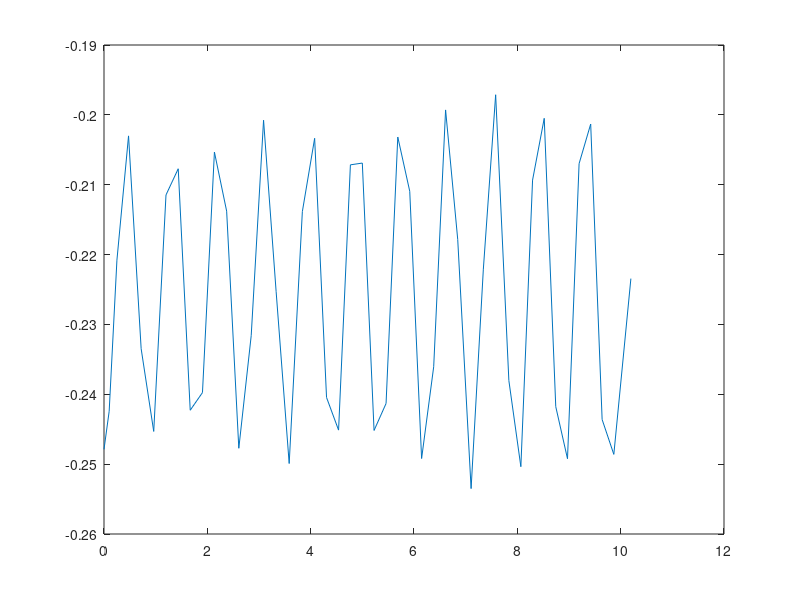
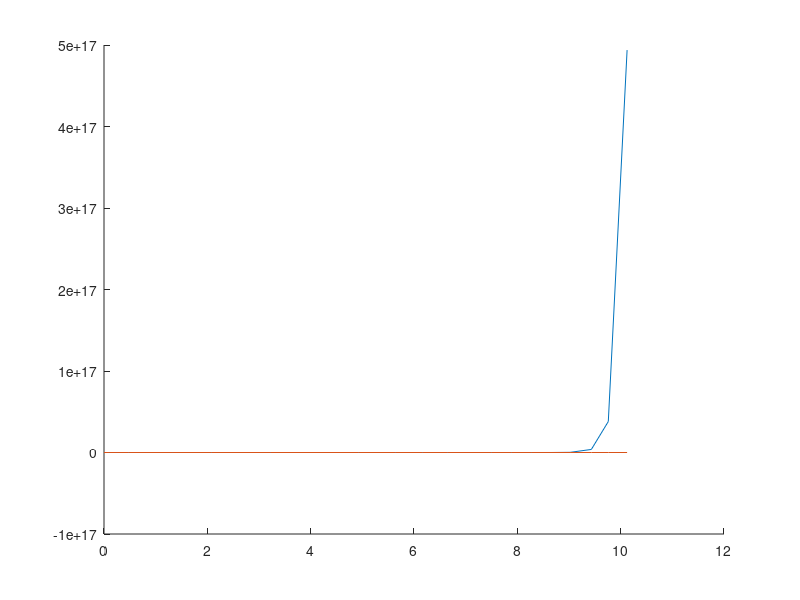

The MATLAB script that drew these images, in order:
function coop_11_4()
    %%% change these!
    ti = 0;
    tf = 10;
    %struct values
    m = 1;
    I = 1;
    g = -9.81;
    ks = [10;10;10;10;10;10;10;10;];
    l0s = [0.5;0.5;0.5;0.5;0.5;0.5;0.5;0.5;];
    Pw = [1,1;-1,1;-1.5,0.5;-1.5,-0.5;-1,-1;1,-1;1.5,-0.5;1.5,0.5;]';
    Pb = [1,0.5;-1,0.5;-1,0.5;-1,-0.5;-1,-0.5;1,-0.5;1,-0.5;1,0.5;]';
    %start condition
    x0 = 0;
    y0 = -0.2253;
    theta0 = 0;
    vx0 = 0;
    vy0 = 0;
    vtheta0 = 0;

    %%%don't change these!
    %set up for integration
    box_params = struct_maker(m,I,g,ks,l0s,Pw,Pb);
    my_rate_func = @(t_in,V_in) box_rate_func(t_in,V_in,box_params);
    Veq_approx = [x0;y0;theta0;vx0;vy0;vtheta0];
    tspan = [ti,tf];
    DormandPrince = makedp();

    %linearized sim
    eqFUN = @(V_in) box_rate_func(0,V_in,box_params);
    [Veq, it, flag, glist] = multi_newton_solver(eqFUN, Veq_approx, 1e-14, 1e-14, 200, 1);
    J_approx = approximate_jacobian(eqFUN, Veq);
    Q = - J_approx(4:6,1:3);
    my_linear_rate = @(t_in,V_in) J_approx*(V_in-V_eq);

    epsilon = 1e-1;
    V0 = Veq + epsilon*Veq_approx;
    
    %integration
    h0 = 0.1;
    des_err = 10^-2.5;
    [t_list,X_list,h_avg, num_evals, fail_rate, h_rec] = explicit_RK_variable_step_integration(my_rate_func, tspan, V0, h0, DormandPrince, 5, des_err);
    plot(t_list, X_list(2,:))

    [V_mat,D_mat] = eig(Q);

    mode_index = 3;
    %mode shape
    U_mode = V_mat(:,mode_index);
    omega_n = sqrt(-D_mat(mode_index,mode_index));
    %small number
    epsilon = 10e-14;
    V0 = Veq + epsilon*[U_mode;0;0;0];
    %run the integration of nonlinear system
    [t_list,X_list,h_avg, num_evals, fail_rate, h_rec] = explicit_RK_variable_step_integration(my_rate_func, tspan, V0, h0, DormandPrince, 5, des_err);

    x_modal = Veq(1)+epsilon*U_mode(1)*cos(omega_n*t_list);
    y_modal = Veq(2)+epsilon*U_mode(2)*cos(omega_n*t_list);
    theta_modal = Veq(3)+epsilon*U_mode(3)*cos(omega_n*t_list);
    figure
    hold on
    plot(t_list,y_modal)
    plot(t_list, X_list(2,:))
end

function box_params = struct_maker(m,I,g,ks,l0s,Pw,Pb)
    box_params = struct();
    box_params.m = m;
    box_params.I = I;
    box_params.g = g;
    box_params.k_list = ks;
    box_params.l0_list = l0s;
    box_params.P_world = Pw;
    box_params.P_box = Pb;
end

function F = compute_spring_force(k,l0,PA,PB)
    %current length of the spring
    l = norm(PB-PA);
    %unit vector pointing from PA to PB
    e_s = (PB-PA)/l;
    %Force exerted by spring at point B
    F = -k.*(l-l0).*e_s;
end

function Plist_world = compute_rbt(x,y,theta,Plist_box)
    rc = [x;y;];
    R = [cosd(theta), -sind(theta); sind(theta), cosd(theta);];
    [~,N] = size(Plist_box);
    offset = repmat(rc,1,N);
    Plist_world = R*Plist_box+offset;
end

function [ax,ay,atheta] = compute_accel(x,y,theta,box_params)
    rc = [x;y;0];
    m = box_params.m;
    ks = box_params.k_list;
    g = box_params.g;
    l0s = box_params.l0_list;
    num_s = length(ks);
    Fs = zeros(2, num_s);
    Ts = zeros(1, num_s);
    Pb_world = compute_rbt(x,y,theta,box_params.P_box);
    Pm_world = box_params.P_world;
    for i = 1:num_s
        Pm = [Pm_world(:,i);0];
        Pb = [Pb_world(:,i);0];
        F = compute_spring_force(ks(i),l0s(i),Pm,Pb);
        T = cross((Pb-rc), F);
        Fs(:, i) = F(1:2);
        Ts(i) = T(3);
    end
    gvec = [0;g];
    axy = gvec+1/m.*sum(Fs,2);
    ax = axy(1);
    ay = axy(2);
    atheta = sum(Ts)/box_params.I;
end

function dVdt = box_rate_func(t,V,box_params)
    x=V(1); y=V(2); theta=V(3);
    dxdt=V(4); dydt=V(5); dthetadt=V(6);
    [ax,ay,atheta] = compute_accel(x,y,theta,box_params);
    dVdt = [dxdt;dydt;dthetadt;ax;ay;atheta;];
end


%%%numerical integrator
function [XB1, XB2, num_evals] = RK_step_embedded(rate_func_in,t,XA,h,BT_struct)
    as = BT_struct.A;
    bs = BT_struct.B;
    cs = BT_struct.C;
    s = length(cs);
    m = length(XA);
    ks = zeros(m, s);
    for i = 1:s
        SUMak = ks*(as(i,:)');
        ki = rate_func_in((t+cs(i)*h), (XA+h*SUMak));
        ks(:, i) = ki;
    end
    SUMbk1 = ks*bs(1,:)';
    SUMbk2 = ks*bs(2,:)';
    XB1 = XA + h*SUMbk1;
    XB2 = XA + h*SUMbk2;
    num_evals = s;
end

function [XB, num_evals, h_next, redo] = explicit_RK_variable_step(rate_func_in,t,XA,h,BT_struct,p,error_desired)
    alpha = 1.5;

    redo = false;
    [XB1, XB2, num_evals] = RK_step_embedded(rate_func_in,t,XA,h,BT_struct);
    epsc = norm(XB1-XB2);
    temp = (error_desired/epsc).^(1/p);
    h_next = min(0.9*temp, alpha)*h;
    XB = XB1;
    if error_desired < epsc
        redo = true;
    end
end

function [t_list, X_list, h_avg, num_fails, num_evals, h_rec] = variable_step_integration(rate_func_in, step_func, tspan, X0, h_ref, BT_struct, p, error_desired)
    ti = tspan(1); tf = tspan(2);
    N  = ceil((tf - ti)/h_ref); h = (tf - ti)/N;
    nx = numel(X0); 
    t_list = 1; t_list(1) = ti;
    X_list = zeros(nx, 1); X_list(:,1) = X0;
    num_evals = 0; XA = X0;
    h_rec = []; 
    num_fails = 0;
    tnow = ti;
    while tnow <= tf
        redo = true; 
        while redo == true
            h_prev = h;
            h = min(h,tf-tnow+1e-15);
            [XB, add_evals, h, redo] = step_func(rate_func_in, tnow, XA, h, BT_struct, p, error_desired);
            if redo == true
                num_fails = num_fails+1;
            end
            num_evals = num_evals + add_evals;
        end
        h_rec(end+1,:) = h_prev;
        tnow = tnow+h_prev;
        t_list(end+1) = tnow;
        X_list(:,end+1) = XB; XA = XB;
    end
    h_avg = mean(h_rec);
end

function [t_list,X_list,h_avg, num_evals, fail_rate, h_rec] = explicit_RK_variable_step_integration(rate_func_in,tspan,X0,h_ref,BT_struct, p, error_desired)
    [t_list,X_list,h_avg, num_fails, num_evals, h_rec] = variable_step_integration(rate_func_in, @explicit_RK_variable_step, tspan, X0, h_ref, BT_struct, p, error_desired);
    fail_rate = num_fails/num_evals;
end


%%%imported functions
% jacobian
function J = approximate_jacobian(FUN, X)
% Centered finite-difference Jacobian: J(:,i) ≈ (F(x+h/2*ei)-F(x-h/2*ei))/h
    h = 1e-6;
    n = numel(X);
    F0 = FUN(X);
    m = numel(F0);
    J = zeros(m, n);
    for i = 1:n
        ei      = zeros(n,1); ei(i) = h/2;
        F_plus  = FUN(X + ei);
        F_minus = FUN(X - ei);
        J(:,i)  = (F_plus - F_minus) / h;
    end
end

%multi newton solver
function [root, it, flag, glist] = multi_newton_solver(FUN_both, X0, Athresh, Bthresh, maxit, numdiff)
% General multidimensional Newton’s method.
% FUN_both(X): either returns F(X)            (numdiff==1)   OR
%                 returns [F(X), J(X)]          (numdiff==2)
% Early termination: ||ΔX|| < Athresh OR ||F|| < Bthresh
% Safeguard: stop if Jacobian is (near) singular
% Outputs:
%     root: solution vector
%     it  : iteration count
%     flag: 1 success, -2 bad/singular Jacobian
%     glist: columns are the iterate history
    glist = [];
    root  = X0;
    it    = 0;
    flag  = 0;
    glist(:,end+1) = root;
    % get residual & Jacobian
    if numdiff == 2
        try
            [FX, J] = FUN_both(root);
        catch
            FX = FUN_both(root);
            J  = approximate_jacobian(FUN_both, root);
        end
    else
        FX = FUN_both(root);
        J  = approximate_jacobian(FUN_both, root);
    end
    while norm(FX) > Bthresh && it < maxit
        % singularity guard (use J*J' to handle non-square cases robustly)
        if abs(det(J*J')) < eps
            flag = -2; return;
        end
        X_new = root - J\FX;
        glist(:,end+1) = X_new;
        if norm(X_new - root) < Athresh
            root = X_new; flag = 1; return
        end
        root = X_new;
        if numdiff == 2
            try
                [FX, J] = FUN_both(root);
            catch
                FX = FUN_both(root);
                J  = approximate_jacobian(FUN_both, root);
            end
        else
            FX = FUN_both(root);
            J  = approximate_jacobian(FUN_both, root);
        end
        it = it + 1;
    end
    flag = 1; % reached residual threshold or maxit
end

%%%get dormand prince out of the way
function DormandPrince = makedp()
    DormandPrince = struct();
    DormandPrince.C = [0, 1/5, 3/10, 4/5, 8/9, 1, 1];
    DormandPrince.B = [35/384, 0, 500/1113, 125/192, -2187/6784, 11/84, 0;...
    5179/57600, 0, 7571/16695, 393/640, -92097/339200, 187/2100, 1/40];
    DormandPrince.A = [0,0,0,0,0,0,0;
    1/5, 0, 0, 0,0,0,0;...
    3/40, 9/40, 0, 0, 0, 0,0;...
    44/45, -56/15, 32/9, 0, 0, 0,0;...
    19372/6561, -25360/2187, 64448/6561, -212/729, 0, 0,0;...
    9017/3168, -355/33, 46732/5247, 49/176, -5103/18656, 0,0;...
    35/384, 0, 500/1113, 125/192, -2187/6784, 11/84,0];
end


%%%ANIMATION
%====================================================================
% AVI recorder: simple box + straight springs animation
%====================================================================
function record_animation_avi(filename, frame_rate, t_list, X_list, box_params)

    v = VideoWriter(filename, 'Motion JPEG AVI');
    v.FrameRate = frame_rate;
    open(v);

    fig = figure('Color','white');
    axis equal; axis([-3 3 -3 3]); hold on;
    xlabel('x'); ylabel('y');
    title('vibrating box animation');

    % square box corners in box frame (side length 2)
    box_corners_box = [ 1  -1  -1   1   1;  ...
                        1   1  -1  -1   1];

    Pm_world = box_params.P_world;   % fixed anchors (2 x n)

    for k = 1:length(t_list)
        x     = X_list(1,k);
        y     = X_list(2,k);
        theta = X_list(3,k);

        % box corners and spring attachment points in world frame
        Pb_world = compute_rbt(x,y,theta, box_params.P_box);
        box_corners_world = compute_rbt(x,y,theta, box_corners_box);

        cla; hold on; axis equal; axis([-3 3 -3 3]);

        % draw outer frame (just a big square for context)
        rectangle('Position',[-2.5 -2.5 5 5], ...
                  'EdgeColor',[0.7 0.7 0.7]);

        % draw springs as straight lines
        for i = 1:size(Pb_world,2)
            plot([Pm_world(1,i) Pb_world(1,i)], ...
                 [Pm_world(2,i) Pb_world(2,i)], 'k-');
            plot(Pm_world(1,i), Pm_world(2,i), 'ro', ...
                 'MarkerFaceColor','r','MarkerSize',4);
            plot(Pb_world(1,i), Pb_world(2,i), 'ro', ...
                 'MarkerFaceColor','r','MarkerSize',4);
        end

        % draw the box
        patch(box_corners_world(1,:), box_corners_world(2,:), ...
              [0.8 0.8 0.8], 'EdgeColor','k');

        title(sprintf('vibrating box, t = %.2f s', t_list(k)));

        drawnow;
        frame = getframe(fig);
        writeVideo(v, frame);
    end

    close(v);
    close(fig);

    fprintf('AVI animation saved to %s\n', filename);
end

%====================================================================
% spring plotting utilities (from handout)
%====================================================================
function spring_plot_struct = initialize_spring_plot(num_zigs,w)
    spring_plot_struct = struct();
    zig_ending = [.25,.75,1; ...
                  -1,1,0];
    zig_zag = zeros(2,3+3*num_zigs);
    zig_zag(:,1)   = [-.5;0];
    zig_zag(:,end) = [num_zigs+.5;0];
    for n = 0:(num_zigs-1)
        zig_zag(:,(3+3*n):2+3*(n+1)) = zig_ending + [n,n,n;0,0,0];
    end
    zig_zag(1,:) = (zig_zag(1,:)-zig_zag(1,1))/(zig_zag(1,end)-zig_zag(1,1));
    zig_zag(2,:) = zig_zag(2,:)*w;
    spring_plot_struct.zig_zag    = zig_zag;
    spring_plot_struct.line_plot  = plot(0,0,'k','linewidth',2);
    spring_plot_struct.point_plot = plot(0,0,'ro','markerfacecolor','r','markersize',7);
end

function update_spring_plot(spring_plot_struct,P1,P2)
    dP = P2-P1;
    R = [dP(1), -dP(2)/norm(dP); ...
         dP(2),  dP(1)/norm(dP)];
    plot_pts = R*spring_plot_struct.zig_zag;
    set(spring_plot_struct.line_plot,...
        'xdata',plot_pts(1,:)+P1(1),...
        'ydata',plot_pts(2,:)+P1(2));
    set(spring_plot_struct.point_plot,...
        'xdata',[P1(1),P2(1)],...
        'ydata',[P1(2),P2(2)]);
end
